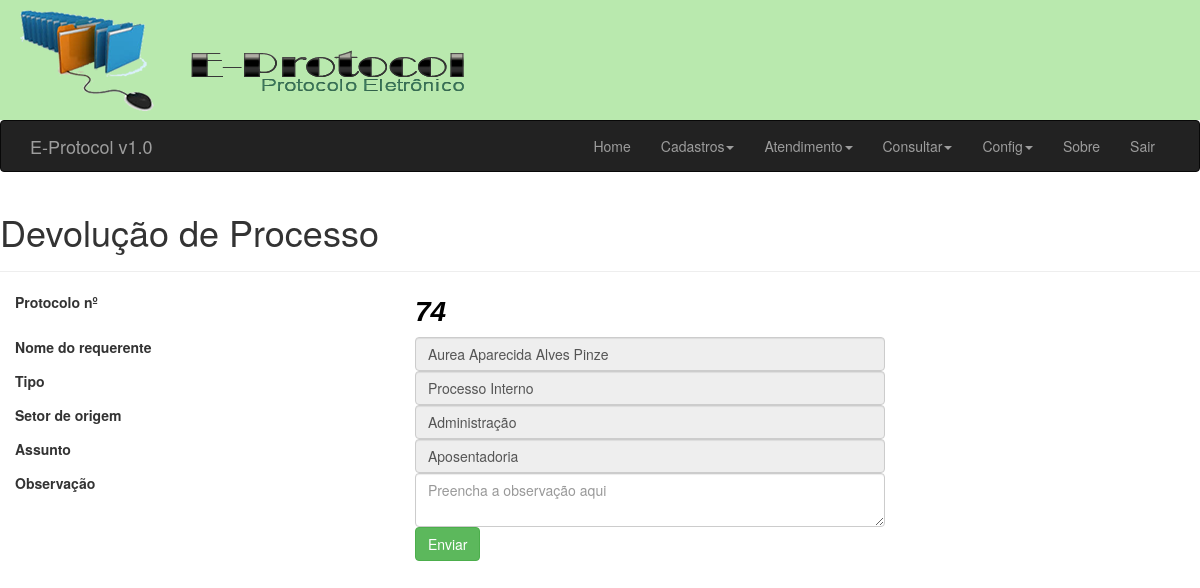
/frm/devolucao_proc.php?cod=74 (signed in), run on an earlier commit of the app's database.
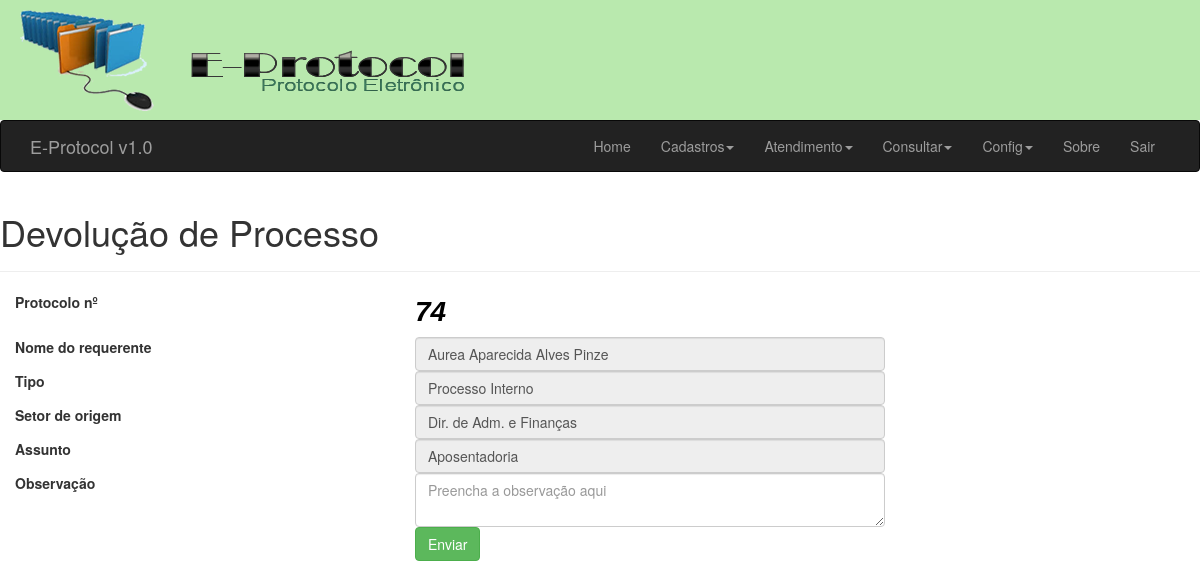
And on a later commit of the database.
### tables this page shows
CREATE TABLE IF NOT EXISTS `setor` (
  `cod_setor` int(11) NOT NULL AUTO_INCREMENT,
  `setor` varchar(50) NOT NULL DEFAULT '0',
  PRIMARY KEY (`cod_setor`)
);

### frm/devolucao_proc.php (the view, shortened to what this page needs)
<?php
include "_navegacao.php";
require_once "../config/init.php";
$cod = $_GET["cod"];
$sql_query = mysqli_query($link,"SELECT s.cod_setor, s.setor AS desc_setor, p.setor FROM setor s, proc p WHERE s.cod_setor = p.setor AND p.cod = '".$cod."'");
$sql2_query = mysqli_query($link,"SELECT * FROM proc WHERE cod = '".$cod."'");
$sql3_query = mysqli_query($link,"SELECT r.cod, r.nome FROM req r , proc p WHERE r.cod = p.cod_req AND p.cod = '".$cod."'");
?>
<!DOCTYPE HTML>
 <html lang="pt-br">
<head>
    <link href="../lib/bootstrap/css/bootstrap.min.css" rel="stylesheet">
</head>
<body>
<div class="page-header">
  <h1>Devolução de Processo</h1>
</div>
<form name="cadastro" id="cadastro" method="POST" action="../op/devolver_proc.php?cod=<?php echo $cod ?>">
<?php $linha = mysqli_fetch_array($sql2_query)?>
<fieldset>
<div class="form-group">
<label class="col-md-4 control-label" for="txtCod">Protocolo nº</label>
  <label class="col-md-5 control-label" /><span style="font-family: Arial; font-size: 28px; font-style:italic; color:#000000;"><?php echo $linha["cod"] ?></span></label>
  </div>
<?php $rlinha = mysqli_fetch_array($sql3_query) ?>
<div class="form-group">
<label class="col-md-4 control-label" for="txtRequerente">Nome do requerente</label>
  <div class="col-md-5">
     <input type="text" name="txtRequerente" id="txtRequerente" value="<?php echo $rlinha["nome"] ?>" class="form-control input-md" required="" disabled="">
    </div>
</div>
<div class="form-group">
  <label class="col-md-4 control-label" for="txtTipo">Tipo</label>
  <div class="col-md-5">
     <?php
     if ($linha["tipo"]=='PI') $ptipo = "Processo Interno";
     ?>
     <input type="text" name="txtTipo" id="txtTipo" value="<?php echo $ptipo ?>" class="form-control input-md" required="" disabled="">
  </div>
</div>
<div class="form-group">
<?php
  $array = mysqli_fetch_array($sql_query);
  $desc_setor = $array["desc_setor"];
?>
 <label class="col-md-4 control-label" for="txtSetor">Setor de origem</label>
  <div class="col-md-5">
     <input type="text" name="txtSetor" id="txtSetor" value="<?php echo $desc_setor ?>" class="form-control input-md" required="" disabled="">
    </div>
</div>
<div class="form-group">
  <label class="col-md-4 control-label" for="txtAssunto">Assunto</label>
  <div class="col-md-5">
  <input type="text" name="txtAssunto" id="txtAssunto" value="<?php echo $linha["assunto"] ?>" placeholder="Digite o assunto" class="form-control input-md" required="" disabled="">
  </div>
</div>
<div class="form-group">
  <label class="col-md-4 control-label" for="txtDescricao">Observação</label>
  <div class="col-md-5">
  <textarea name="txtObservacao" id="txtObservacao" placeholder="Preencha a observação aqui" class="form-control input-md" required=""></textarea>
  </div>
</div>
<div class="form-group">
  <label class="col-md-4 control-label" for="btnEnviar"></label>
  <div class="col-md-8">
    <button type="submit" id="btnEnviar" name="btnEnviar" class="btn btn-success">Enviar</button>
    </div>
</div>
</fieldset>
</form>
</body>
</html>

What changed in the data, as far as the page shows it:
changed setor: txtSetor "Administração" → "Dir. de Adm. e Finanças"
